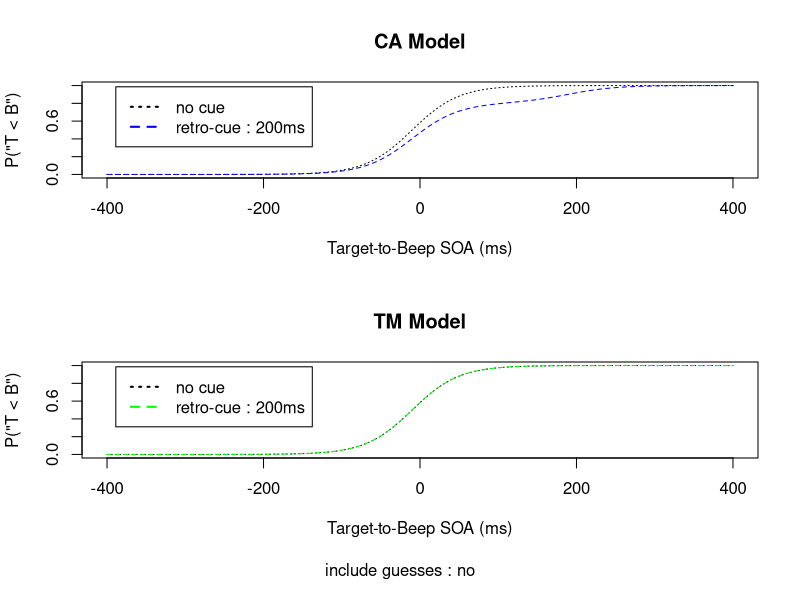

This figure's R source:
#### Temporal Order Judgment (TOJ) Model ###

include.guesses <- FALSE
# include.guesses <- TRUE
should.plot.pss <- FALSE
# should.plot.pss <- TRUE

# Proportions of trials

# base probability to see the target with no cue
p.seen.nocue <- 0.55

# probability to see the target with a cue as a function of its soa
p.seen <- function(soa.toCue) {
  data.soa.toCue <- c(-100, 100, 400) # from Sergent_Thibault_et_al 2016 PLOS
  data.p.guess <-  c(0.24, 0.32, 0.39) # from Sergent_Thibault_et_al 2016 PLOS
  p.guess.function <- approxfun(data.soa.toCue, data.p.guess, rule=2)
  1 - p.guess.function(soa.toCue)
}

# probability of retroperception among "seen" trials, as a function of the target-cue soa
p.retro <- function(soa.toCue) {
  data.soa.toCue <-  c(100, 400) # from Sergent_Thibault_et_al 2016 PLOS
  data.p.guess <-  c(0.32, 0.39) # from Sergent_Thibault_et_al 2016 PLOS
  data.p.retro <-  (1 - p.seen.nocue - data.p.guess) / p.seen.nocue
  approxfun(c(0, data.soa.toCue), c(0, data.p.retro), rule=2)(soa.toCue) # add (0,0) data point : no retro when soa.toCue <= 0
}

# Point of Subjective Simultaneity (PSS)

## Base Target-to-Beep PSS when target is initially seen, no cue
pss.toBeep.seen <- -10 # -10ms from <W Fujisaki, S Shimojo, M Kashino, S Nishida - Nature neuroscience, 2004>

## Target-Beep PSS with Time Marker Model
pss.toBeep.retro.TM <- function(soa.toCue = 0) {
  pss.toBeep.seen # constant
}

## Target-Beep with Conscious Access Model
pss.toBeep.retro.CA <- function(soa.toCue = 0) {
  pss.toBeep.seen + soa.toCue
}

# Psychometric Functions

jnd.toBeep.seen <- 30 # from <Hanson_et_al 2008 Exp_Brain_Res RecalibrationOfPerceivedTimeAc> estimate of sensitivity to temporal order in the form of just-noticeable difference (JND) (approximately half the offset between the 27 and 73% response levels on the psychometric function)

## logistic function to fit the psychometric functions to
logistic <- function(x, mu = 0, teta = 1) {
  1 / (1 + exp(-(x - mu) / teta))
}

## base psychometric function with no cue
p.beforeBeep.seen <- function(soa.toBeep) {
  logistic(soa.toBeep, pss.toBeep.seen, jnd.toBeep.seen)
}

## psychometric function for retro-seen trials assuming Time Marker model
p.beforeBeep.retro.TM <- function(soa.toBeep, soa.toCue = 0) {
  pss <- pss.toBeep.retro.TM(soa.toCue)
  jnd <- jnd.toBeep.seen # todo: find appropriate value here
  logistic(soa.toBeep, pss, jnd)
}

## psychometric function for retro-seen trials assuming Conscious Access model
p.beforeBeep.retro.CA <- function(soa.toBeep, soa.toCue = 0) {
  pss <- pss.toBeep.retro.CA(soa.toCue)
  jnd <- jnd.toBeep.seen # todo: find appropriate value here
  logistic(soa.toBeep, pss, jnd)
}

# Mixture

## Mixture psychometric functions

p.beforeBeep.mixture <- function(soa.toBeep, soa.toCue = 0, model) {
  p.beforeBeep.retro <- if (model == "CA") p.beforeBeep.retro.CA else p.beforeBeep.retro.TM
  p.r <- p.retro(soa.toCue)
  p.beforeBeep <- p.r * p.beforeBeep.retro(soa.toBeep, soa.toCue) + (1 - p.r) * p.beforeBeep.seen(soa.toBeep)
  if (include.guesses) {
    p.s <- p.seen(soa.toCue)
    p.beforeBeep <- p.s * p.beforeBeep + (1 - p.s) * 0.5 # assume no bias in guesses
  } else {
    p.beforeBeep
  }
}
p.beforeBeep.mixture.CA <- function(soa.toBeep, soa.toCue = 0) {
  p.beforeBeep.mixture(soa.toBeep, soa.toCue, model = "CA")
}
p.beforeBeep.mixture.TM <- function(soa.toBeep, soa.toCue = 0) {
  p.beforeBeep.mixture(soa.toBeep, soa.toCue, model = "TM")
}
p.beforeBeep.mixture.nocue <- function(soa.toBeep) {
  if (include.guesses) {
    p.seen.nocue * p.beforeBeep.seen(soa.toBeep) + (1 - p.seen.nocue) * 0.5 # assume no bias in guesses
  } else {
    p.beforeBeep.seen(soa.toBeep)
  }
}

## Mixture PSS

pss.toBeep.mixture.nocue <- pss.toBeep.seen
pss.toBeep.mixture <- function(soa.toCue, model) {
  min <- pss.toBeep.mixture.nocue
  max <- if (model == "CA") pss.toBeep.retro.CA(soa.toCue) else pss.toBeep.retro.TM(soa.toCue)
  soa.test <- seq(min, max, by=1)
  p.test <- p.beforeBeep.mixture(soa.test, soa.toCue, model)
  i <- which(abs(p.test - 0.5) == min(abs(p.test - 0.5)))
  soa.test[i]
}
pss.toBeep.mixture.CA <- function(soa.toCue) {
  pss.toBeep.mixture(soa.toCue, model = "CA")
}
pss.toBeep.mixture.TM <- function(soa.toCue) {
  pss.toBeep.mixture(soa.toCue, model = "TM")
}

# Plots

## comparer no-cue et (retro-)cue

data.soa.toBeep <- seq(-400, 400, by=1)
#data.soa.toCue <- c(-100, 100, 200, 400)
#data.p.beforeBeep.mixture.CA <- sapply(data.soa.toBeep, function(x) p.beforeBeep.mixture.CA(x, soa.toCue = data.soa.toCue))

## Figure 1 : Mixture psychometric function
data.soa.toCue <- 200
quartz()
par(mfrow=c(2, 1))
par(oma=c(2, 0, 0, 0))
### 1A cue@200ms & no-cue, CA Model
plot(data.soa.toBeep, p.beforeBeep.mixture.nocue(data.soa.toBeep),
     type="l", col="black", lty="dotted",
     xlab="Target-to-Beep SOA (ms)", ylab="P(\"T < B\")",
     main="CA Model")
lines(data.soa.toBeep, p.beforeBeep.mixture.CA(data.soa.toBeep, soa.toCue = data.soa.toCue),
      col="blue", lty="dashed")
legend("topleft", inset=.05, lwd=2,
       c("no cue", sprintf("retro-cue : %dms", data.soa.toCue)),
       col=c("black","blue"),
       lty=c("dotted", "dashed"))
### 1B , TM Model
plot(data.soa.toBeep, p.beforeBeep.mixture.nocue(data.soa.toBeep),
     type="l", col="black", lty="dotted",
     xlab="Target-to-Beep SOA (ms)", ylab="P(\"T < B\")",
     main="TM Model")
lines(data.soa.toBeep, p.beforeBeep.mixture.TM(data.soa.toBeep, soa.toCue = data.soa.toCue),
      col="green", lty="dashed")
legend("topleft", inset=.05, lwd=2,
       c("no cue", sprintf("retro-cue : %dms", data.soa.toCue)),
       col=c("black","green"),
       lty=c("dotted", "dashed"))
mtext(sprintf("include guesses : %s", if (include.guesses) "yes" else "no"), side=1, outer=TRUE)

if (should.plot.pss) {
  ## Figure 2 : Mixture PSS
  data.soa.toCue <- c(100, 200, 400)
  data.pss.toBeep.mixture.CA <- sapply(data.soa.toCue, pss.toBeep.mixture.CA)
  data.pss.toBeep.mixture.TM <- sapply(data.soa.toCue, pss.toBeep.mixture.TM)
  quartz()
  par(mfrow=c(2, 1))
  ### 2A, CA Model
  plot(data.soa.toCue, data.pss.toBeep.mixture.CA,
       xlab="Target-to-Cue SOA (ms)", ylab="Target-to-Beep PSS (ms)",
       ylim=c(pss.toBeep.mixture.nocue, max(data.pss.toBeep.mixture.CA)),
       main="CA Model",
       type="b", col="blue", pch=3)
  points(data.soa.toCue, rep(pss.toBeep.mixture.nocue, length(data.soa.toCue)),
         type="b", col="black", pch=4)
  ### 2B, TM Model
  plot(data.soa.toCue, data.pss.toBeep.mixture.TM,
       xlab="Target-to-Cue SOA (ms)", ylab="Target-to-Beep PSS (ms)",
       main="CA Model",
       type="b", col="blue", pch=3)
  points(data.soa.toCue, rep(pss.toBeep.mixture.nocue, length(data.soa.toCue)),
         type="b", col="black", pch=4)
}
